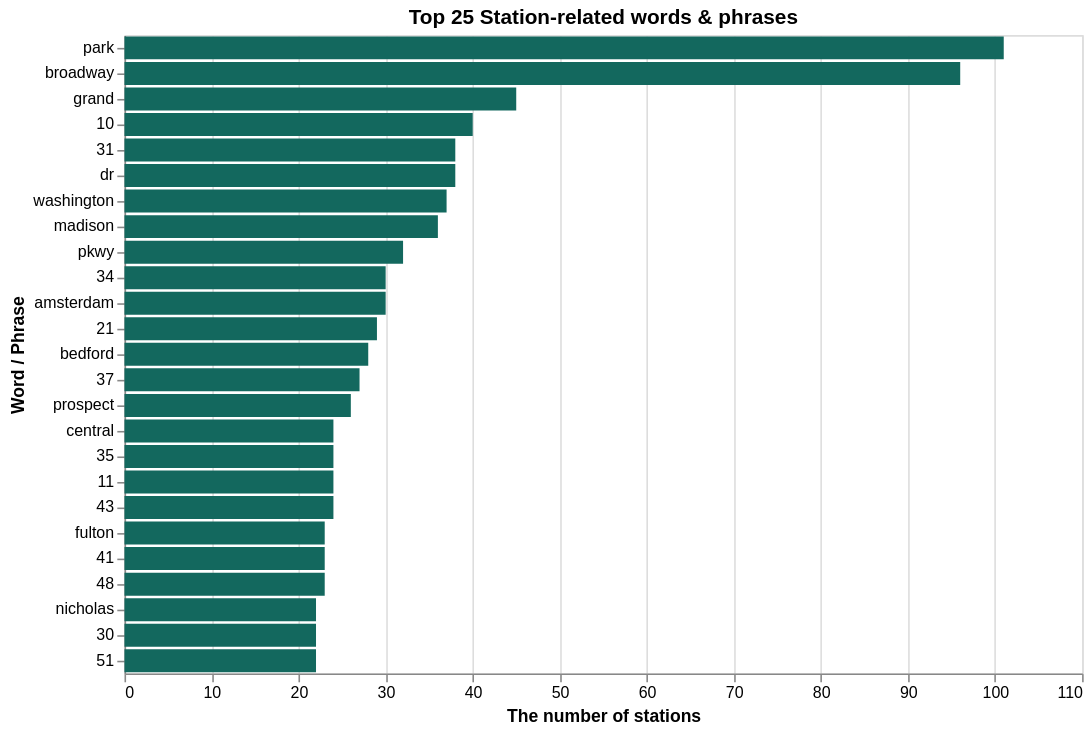

The notebook cell saved with this chart:
### Markdown cell above
#### 3.1.3

### Code cell
top_k = 25
top_terms = ngram_table.head(top_k)
(alt.Chart(top_terms)
    .mark_bar(color="#13685E")
    .encode(
        x=alt.X("count:Q", title="The number of stations"),
        y=alt.Y("term:N", sort="-x", title="Word / Phrase"),
        tooltip=["term", "count"],
    )
    .properties(
        title="Top 25 Station-related words & phrases",
        width=600,
        height=400,
    )
)

### Figure 1 — Vega-Lite specification as saved in the notebook (floating-point values rounded to 4 significant figures)
{"config": {"view": {"continuousWidth": 300, "continuousHeight": 300}}, "data": {"name": "data-53ef0da82a784f61f07dd6ce11b2ef90"}, "mark": {"type": "bar", "color": "#13685E"}, "encoding": {"tooltip": [{"field": "term", "type": "nominal"}, {"field": "count", "type": "quantitative"}], "x": {"field": "count", "title": "The number of stations", "type": "quantitative"}, "y": {"field": "term", "sort": "-x", "title": "Word / Phrase", "type": "nominal"}}, "height": 400, "title": "Top 25 Station-related words & phrases", "width": 600, "$schema": "https://vega.github.io/schema/vega-lite/v5.20.1.json", "datasets": {"data-53ef0da82a784f61f07dd6ce11b2ef90": [{"term": "park", "count": 101}, {"term": "broadway", "count": 96}, {"term": "grand", "count": 45}, {"term": "10", "count": 40}, {"term": "31", "count": 38}, {"term": "dr", "count": 38}, {"term": "washington", "count": 37}, {"term": "madison", "count": 36}, {"term": "pkwy", "count": 32}, {"term": "34", "count": 30}, {"term": "amsterdam", "count": 30}, {"term": "21", "count": 29}, {"term": "bedford", "count": 28}, {"term": "37", "count": 27}, {"term": "prospect", "count": 26}, {"term": "central", "count": 24}, {"term": "35", "count": 24}, {"term": "11", "count": 24}, {"term": "43", "count": 24}, {"term": "fulton", "count": 23}, {"term": "41", "count": 23}, {"term": "48", "count": 23}, {"term": "nicholas", "count": 22}, {"term": "30", "count": 22}, {"term": "51", "count": 22}]}}
